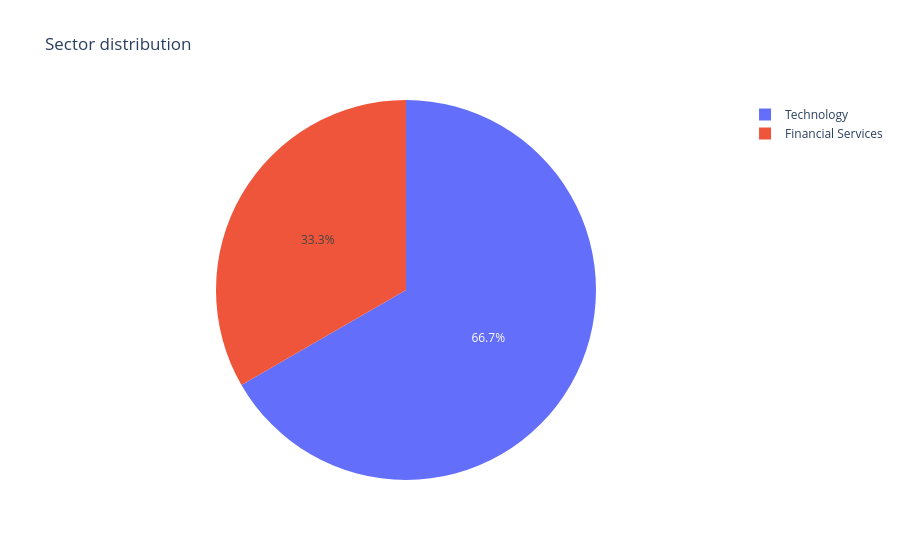

Write notebook code for a chart like this one.
### Code cell
#plot sector distribution in pie chart
fig = px.pie(metadata, names="sector", title="Sector distribution")
fig.show()

### Figure 1 — Plotly figure (JSON) as saved in the notebook; plotly's stock layout.template omitted (floating-point values rounded to 4 significant figures)
{"data": [{"domain": {"x": [0, 1], "y": [0, 1]}, "hovertemplate": "sector=%{label}<extra></extra>", "labels": ["Technology", "Technology", "Financial Services"], "legendgroup": "", "name": "", "showlegend": true, "type": "pie"}], "layout": {"legend": {"tracegroupgap": 0}, "title": {"text": "Sector distribution"}}}
